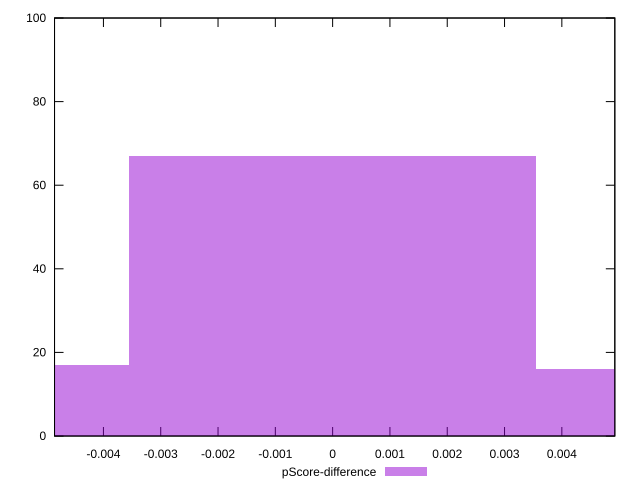

Recreate this plot in gnuplot.
reset

$pScoreDifference <<EOF
0 67
-0.007101818985953024 17
0.007101818985953024 16
EOF

set key outside below
set boxwidth 0.007101818985953024
set xrange [-0.004853411351728731:0.0049246433211972696]
set yrange [0:100]
set trange [0:100]
set style fill transparent solid 0.5 noborder
set terminal svg size 640, 490 enhanced background rgb 'white'
set output "reports/report_00028_2021-02-24T12-49-42.674Z/first-meaningful-paint/samples/astro/pScore-difference/histogram.svg"

plot $pScoreDifference title "pScore-difference" with boxes

reset
